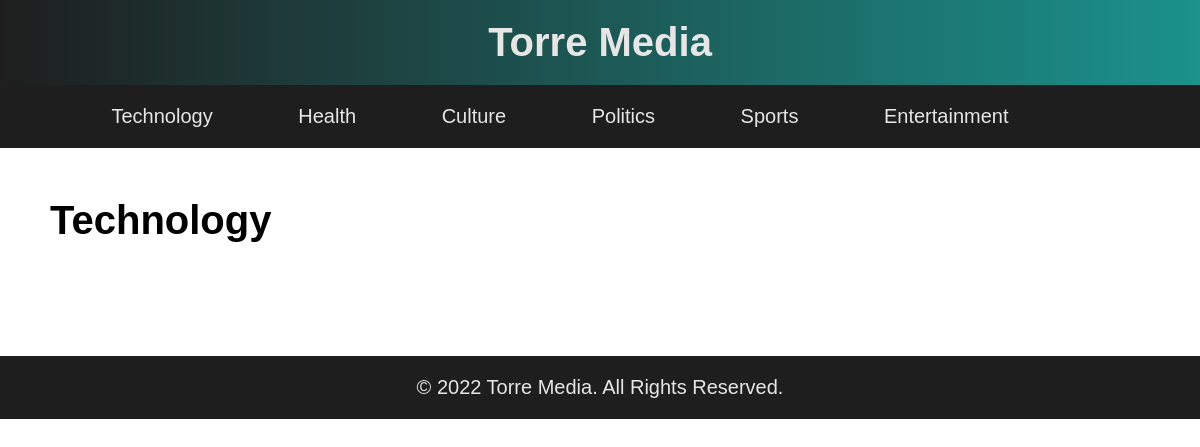
The page /categories/browse/1 on the database its author committed.
### app/models.py (models this page shows, shortened)
class Category(models.Model):
    id = models.IntegerField(primary_key=True, null=False)
    name = models.CharField(max_length=255)
    createdAt = models.DateTimeField(auto_now_add=True, null=False)

### app/views.py (the view)
# urls.py: path('categories/browse/<int:id>', views.browse, name='browse'),
def browse(request, id):
    category = Category.objects.get(id=id)
    categories = Category.objects.all().values()
    articles = Article.objects.filter(category=id)
    template = loader.get_template('browse.html')
    context = {
        'category': category,
        'categories': categories,
        'articles': articles,
    }
    return HttpResponse(template.render(context, request))

### app/templates/browse.html (shortened to what this page needs)
{% extends "master.html" %}
{% block topnav %}
<div id="top-nav">
  {% for category in categories %}
  <a href="{{ category.id }}">{{ category.name }}</a>
  {% endfor %}
  <a href="/"></a>
</div>
{% endblock %}
{% block content %}
<h1>{{ category.name }}</h1><br>
<div id="article-grid">
</div>
{% endblock %}

### static/style.css (style rules this page uses)
:root { --darkgrey: rgb(30, 30, 30); --offwhite: rgb(230, 230, 230); --teal: rgb(27, 146, 140); }
* { margin: 0px; padding: 0px; box-sizing: border-box; }
body { font-family: "Tahoma", sans-serif; font-size: 20px; }
a { text-decoration: none; color: var(--darkgrey); cursor: pointer; }
#top-nav { background-color: var(--darkgrey); color: var(--offwhite); padding: 20px; width: 100%; text-align: center; }
#top-nav a { color: var(--offwhite); padding: 0px 40px; }
#article-grid { display: grid; grid-template-columns: auto auto auto; padding: 20px; gap: 40px; width: 300px; }

### rows shown on the page
Category: name "Technology"
Category: name "Health"
Category: name "Culture"
Category: name "Politics"
Category: name "Sports"
Category: name "Entertainment"
